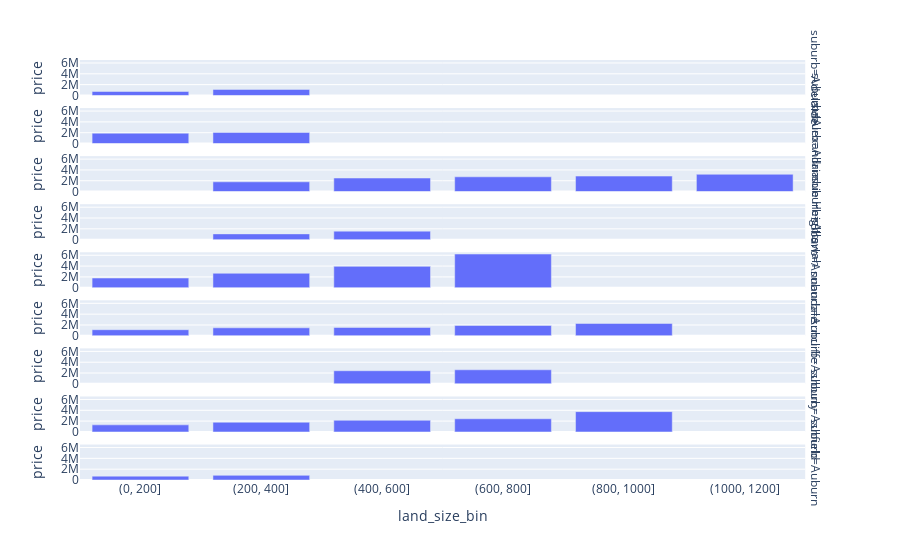

Notebook code for this chart:
### Code cell
fig = px.bar(final_2021_2022_summ[0:50], x="land_size_bin", y="price", facet_row="suburb")

# fig = make_subplots(
#     rows=5, cols=1
#     ,subplot_titles=("Plot 1", "Plot 2", "Plot 3", "Plot 4")
#     ,shared_yaxes=True
#     ,shared_xaxes=True)


# final_2021_2022_summ = suburb_df[suburb_df["sold_date_dt"] >= dtm]["land_size"]

# fig.add_trace(go.,row =1, col=1)


# fig.update_xaxes(range=[0, 1200], row=1, col=1)
# fig.update_xaxes(range=[0, 1200], row=2, col=1)
# fig.update_xaxes(range=[0, 1200], row=3, col=1)
# fig.update_xaxes(range=[0, 1200], row=4, col=1)
# fig.update_xaxes(range=[0, 1200], row=5, col=1)

# fig.update_yaxes(range=[0, 125], row=row, col=col)
# fig.add_trace(go.Histogram(x=suburb_df_price,xbins=dict(size=100),autobinx = False, name=name),row =row, col=col)
        

fig.show()

### Figure 1 — Plotly figure (JSON) as saved in the notebook; plotly's stock layout.template omitted (floating-point values rounded to 4 significant figures)
{"data": [{"alignmentgroup": "True", "hovertemplate": "suburb=Adelaide<br>land_size_bin=%{x}<br>price=%{y}<extra></extra>", "legendgroup": "", "marker": {"color": "#636efa", "pattern": {"shape": ""}}, "name": "", "offsetgroup": "", "orientation": "v", "showlegend": false, "textposition": "auto", "type": "bar", "x": ["(0, 200]", "(200, 400]", "(400, 600]", "(600, 800]", "(800, 1000]", "(1000, 1200]"], "xaxis": "x9", "y": [735501, 1117500, null, null, null, null], "yaxis": "y9"}, {"alignmentgroup": "True", "hovertemplate": "suburb=Alexandria<br>land_size_bin=%{x}<br>price=%{y}<extra></extra>", "legendgroup": "", "marker": {"color": "#636efa", "pattern": {"shape": ""}}, "name": "", "offsetgroup": "", "orientation": "v", "showlegend": false, "textposition": "auto", "type": "bar", "x": ["(0, 200]", "(200, 400]", "(400, 600]", "(600, 800]", "(800, 1000]", "(1000, 1200]"], "xaxis": "x8", "y": [1910000, 2050000, null, null, null, null], "yaxis": "y8"}, {"alignmentgroup": "True", "hovertemplate": "suburb=Allambie Heights<br>land_size_bin=%{x}<br>price=%{y}<extra></extra>", "legendgroup": "", "marker": {"color": "#636efa", "pattern": {"shape": ""}}, "name": "", "offsetgroup": "", "orientation": "v", "showlegend": false, "textposition": "auto", "type": "bar", "x": ["(0, 200]", "(200, 400]", "(400, 600]", "(600, 800]", "(800, 1000]", "(1000, 1200]"], "xaxis": "x7", "y": [null, 1807500, 2507500, 2732500, 2865000, 3200000], "yaxis": "y7"}, {"alignmentgroup": "True", "hovertemplate": "suburb=Allawah<br>land_size_bin=%{x}<br>price=%{y}<extra></extra>", "legendgroup": "", "marker": {"color": "#636efa", "pattern": {"shape": ""}}, "name": "", "offsetgroup": "", "orientation": "v", "showlegend": false, "textposition": "auto", "type": "bar", "x": ["(0, 200]", "(200, 400]", "(400, 600]", "(600, 800]", "(800, 1000]", "(1000, 1200]"], "xaxis": "x6", "y": [null, 1070000, 1578000, null, null, null], "yaxis": "y6"}, {"alignmentgroup": "True", "hovertemplate": "suburb=Annandale<br>land_size_bin=%{x}<br>price=%{y}<extra></extra>", "legendgroup": "", "marker": {"color": "#636efa", "pattern": {"shape": ""}}, "name": "", "offsetgroup": "", "orientation": "v", "showlegend": false, "textposition": "auto", "type": "bar", "x": ["(0, 200]", "(200, 400]", "(400, 600]", "(600, 800]", "(800, 1000]", "(1000, 1200]"], "xaxis": "x5", "y": [1791000, 2670000, 3950000, 6225000, null, null], "yaxis": "y5"}, {"alignmentgroup": "True", "hovertemplate": "suburb=Arncliffe<br>land_size_bin=%{x}<br>price=%{y}<extra></extra>", "legendgroup": "", "marker": {"color": "#636efa", "pattern": {"shape": ""}}, "name": "", "offsetgroup": "", "orientation": "v", "showlegend": false, "textposition": "auto", "type": "bar", "x": ["(0, 200]", "(200, 400]", "(400, 600]", "(600, 800]", "(800, 1000]", "(1000, 1200]"], "xaxis": "x4", "y": [1125000, 1476000, 1542500, 1900000, 2280000, null], "yaxis": "y4"}, {"alignmentgroup": "True", "hovertemplate": "suburb=Ashbury<br>land_size_bin=%{x}<br>price=%{y}<extra></extra>", "legendgroup": "", "marker": {"color": "#636efa", "pattern": {"shape": ""}}, "name": "", "offsetgroup": "", "orientation": "v", "showlegend": false, "textposition": "auto", "type": "bar", "x": ["(0, 200]", "(200, 400]", "(400, 600]", "(600, 800]", "(800, 1000]", "(1000, 1200]"], "xaxis": "x3", "y": [null, null, 2425000, 2600000, null, null], "yaxis": "y3"}, {"alignmentgroup": "True", "hovertemplate": "suburb=Ashfield<br>land_size_bin=%{x}<br>price=%{y}<extra></extra>", "legendgroup": "", "marker": {"color": "#636efa", "pattern": {"shape": ""}}, "name": "", "offsetgroup": "", "orientation": "v", "showlegend": false, "textposition": "auto", "type": "bar", "x": ["(0, 200]", "(200, 400]", "(400, 600]", "(600, 800]", "(800, 1000]", "(1000, 1200]"], "xaxis": "x2", "y": [1305150, 1790000, 2150000, 2430000, 3750000, null], "yaxis": "y2"}, {"alignmentgroup": "True", "hovertemplate": "suburb=Auburn<br>land_size_bin=%{x}<br>price=%{y}<extra></extra>", "legendgroup": "", "marker": {"color": "#636efa", "pattern": {"shape": ""}}, "name": "", "offsetgroup": "", "orientation": "v", "showlegend": false, "textposition": "auto", "type": "bar", "x": ["(0, 200]", "(200, 400]"], "xaxis": "x", "y": [715000, 858750], "yaxis": "y"}], "layout": {"annotations": [{"font": {}, "showarrow": false, "text": "suburb=Auburn", "textangle": 90, "x": 0.98, "xanchor": "left", "xref": "paper", "y": 0.04222, "yanchor": "middle", "yref": "paper"}, {"font": {}, "showarrow": false, "text": "suburb=Ashfield", "textangle": 90, "x": 0.98, "xanchor": "left", "xref": "paper", "y": 0.1567, "yanchor": "middle", "yref": "paper"}, {"font": {}, "showarrow": false, "text": "suburb=Ashbury", "textangle": 90, "x": 0.98, "xanchor": "left", "xref": "paper", "y": 0.2711, "yanchor": "middle", "yref": "paper"}, {"font": {}, "showarrow": false, "text": "suburb=Arncliffe", "textangle": 90, "x": 0.98, "xanchor": "left", "xref": "paper", "y": 0.3856, "yanchor": "middle", "yref": "paper"}, {"font": {}, "showarrow": false, "text": "suburb=Annandale", "textangle": 90, "x": 0.98, "xanchor": "left", "xref": "paper", "y": 0.5, "yanchor": "middle", "yref": "paper"}, {"font": {}, "showarrow": false, "text": "suburb=Allawah", "textangle": 90, "x": 0.98, "xanchor": "left", "xref": "paper", "y": 0.6144, "yanchor": "middle", "yref": "paper"}, {"font": {}, "showarrow": false, "text": "suburb=Allambie Heights", "textangle": 90, "x": 0.98, "xanchor": "left", "xref": "paper", "y": 0.7289, "yanchor": "middle", "yref": "paper"}, {"font": {}, "showarrow": false, "text": "suburb=Alexandria", "textangle": 90, "x": 0.98, "xanchor": "left", "xref": "paper", "y": 0.8433, "yanchor": "middle", "yref": "paper"}, {"font": {}, "showarrow": false, "text": "suburb=Adelaide", "textangle": 90, "x": 0.98, "xanchor": "left", "xref": "paper", "y": 0.9578, "yanchor": "middle", "yref": "paper"}], "barmode": "relative", "legend": {"tracegroupgap": 0}, "margin": {"t": 60}, "xaxis": {"anchor": "y", "domain": [0, 0.98], "title": {"text": "land_size_bin"}}, "xaxis2": {"anchor": "y2", "domain": [0, 0.98], "matches": "x", "showticklabels": false}, "xaxis3": {"anchor": "y3", "domain": [0, 0.98], "matches": "x", "showticklabels": false}, "xaxis4": {"anchor": "y4", "domain": [0, 0.98], "matches": "x", "showticklabels": false}, "xaxis5": {"anchor": "y5", "domain": [0, 0.98], "matches": "x", "showticklabels": false}, "xaxis6": {"anchor": "y6", "domain": [0, 0.98], "matches": "x", "showticklabels": false}, "xaxis7": {"anchor": "y7", "domain": [0, 0.98], "matches": "x", "showticklabels": false}, "xaxis8": {"anchor": "y8", "domain": [0, 0.98], "matches": "x", "showticklabels": false}, "xaxis9": {"anchor": "y9", "domain": [0, 0.98], "matches": "x", "showticklabels": false}, "yaxis": {"anchor": "x", "domain": [0, 0.08444], "title": {"text": "price"}}, "yaxis2": {"anchor": "x2", "domain": [0.1144, 0.1989], "matches": "y", "title": {"text": "price"}}, "yaxis3": {"anchor": "x3", "domain": [0.2289, 0.3133], "matches": "y", "title": {"text": "price"}}, "yaxis4": {"anchor": "x4", "domain": [0.3433, 0.4278], "matches": "y", "title": {"text": "price"}}, "yaxis5": {"anchor": "x5", "domain": [0.4578, 0.5422], "matches": "y", "title": {"text": "price"}}, "yaxis6": {"anchor": "x6", "domain": [0.5722, 0.6567], "matches": "y", "title": {"text": "price"}}, "yaxis7": {"anchor": "x7", "domain": [0.6867, 0.7711], "matches": "y", "title": {"text": "price"}}, "yaxis8": {"anchor": "x8", "domain": [0.8011, 0.8856], "matches": "y", "title": {"text": "price"}}, "yaxis9": {"anchor": "x9", "domain": [0.9156, 1], "matches": "y", "title": {"text": "price"}}}}
